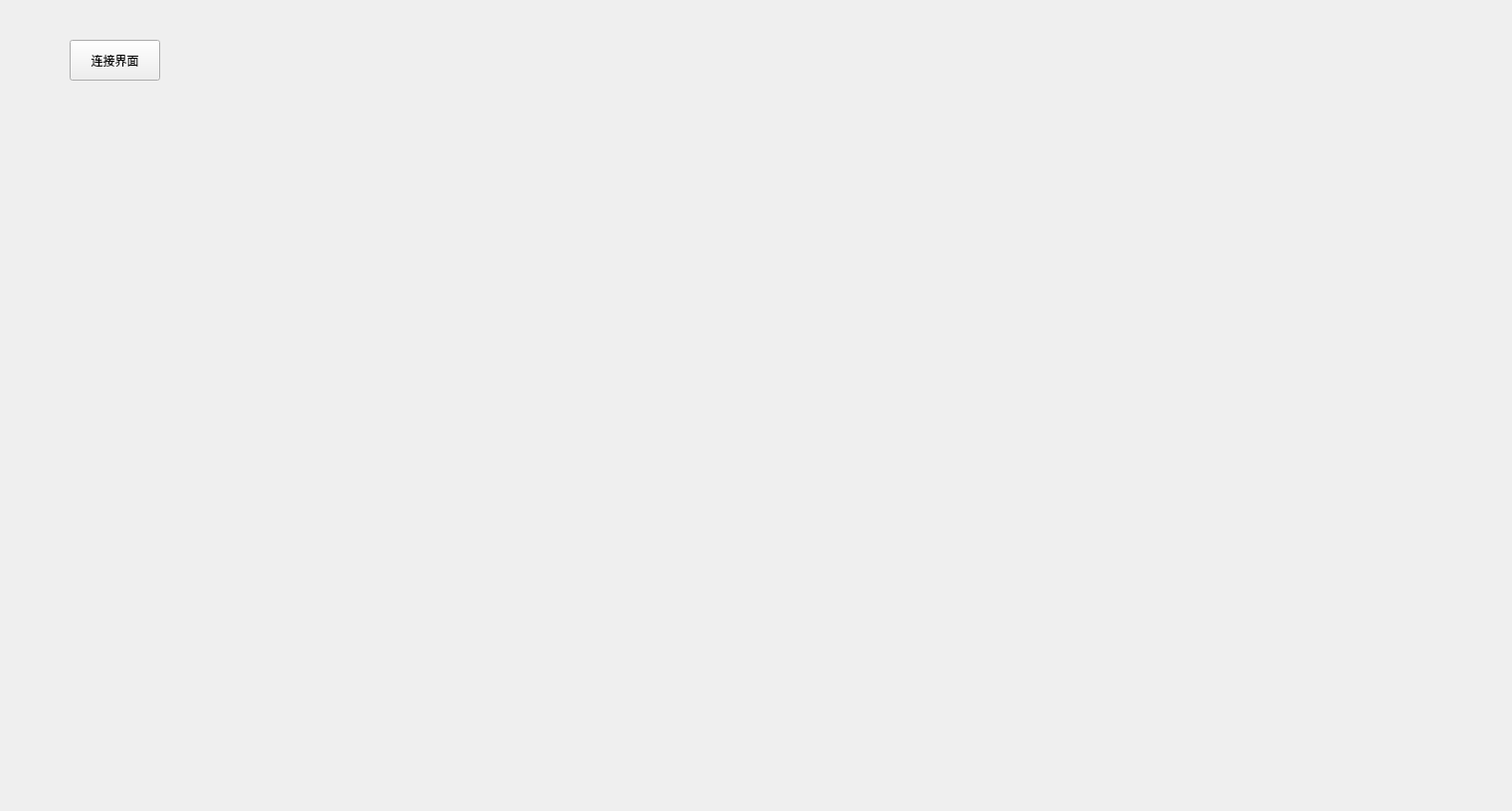
<?xml version="1.0" encoding="UTF-8"?>
<ui version="4.0">
 <class>frmMain</class>
 <widget class="QWidget" name="frmMain">
  <property name="geometry">
   <rect>
    <x>0</x>
    <y>0</y>
    <width>1520</width>
    <height>815</height>
   </rect>
  </property>
  <property name="windowTitle">
   <string>Form</string>
  </property>
  <widget class="QPushButton" name="UISreachIP">
   <property name="geometry">
    <rect>
     <x>70</x>
     <y>40</y>
     <width>91</width>
     <height>41</height>
    </rect>
   </property>
   <property name="text">
    <string>连接界面</string>
   </property>
  </widget>
 </widget>
 <resources/>
 <connections/>
</ui>
